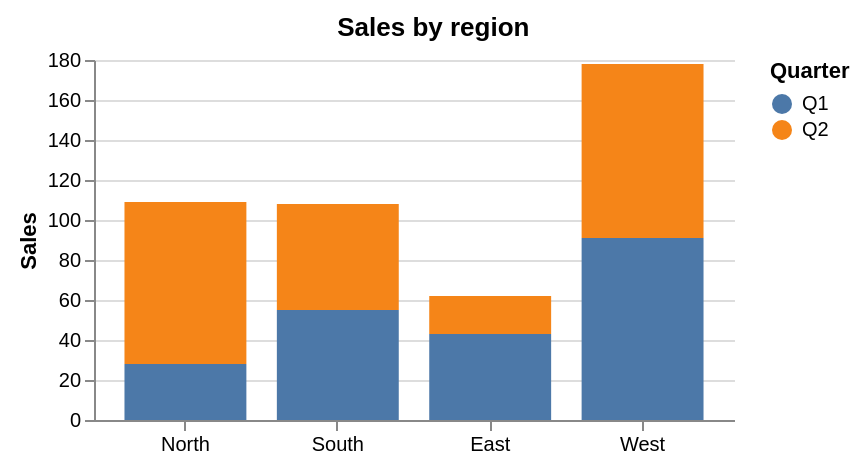

Write a Vega-Lite specification for this figure.
### Vega specification from a JSON file in a GitHub repository (floating-point values rounded to 4 significant figures)
{"$schema": "https://vega.github.io/schema/vega/v5.json", "description": "A bar chart with an axis on each side, a title and a legend.", "width": 320, "height": 180, "padding": 8, "title": {"text": "Sales by region"}, "data": [{"name": "table", "values": [{"region": "North", "q": "Q1", "sales": 28}, {"region": "South", "q": "Q1", "sales": 55}, {"region": "East", "q": "Q1", "sales": 43}, {"region": "West", "q": "Q1", "sales": 91}, {"region": "North", "q": "Q2", "sales": 81}, {"region": "South", "q": "Q2", "sales": 53}, {"region": "East", "q": "Q2", "sales": 19}, {"region": "West", "q": "Q2", "sales": 87}], "transform": [{"type": "stack", "groupby": ["region"], "field": "sales", "sort": {"field": "q"}}]}], "scales": [{"name": "x", "type": "band", "domain": {"data": "table", "field": "region"}, "range": "width", "padding": 0.2}, {"name": "y", "type": "linear", "domain": {"data": "table", "field": "y1"}, "range": "height", "nice": true}, {"name": "color", "type": "ordinal", "domain": {"data": "table", "field": "q"}, "range": "category"}], "axes": [{"orient": "left", "scale": "y", "grid": true, "title": "Sales"}, {"orient": "bottom", "scale": "x"}], "legends": [{"fill": "color", "title": "Quarter"}], "marks": [{"type": "rect", "name": "bars", "from": {"data": "table"}, "encode": {"enter": {"x": {"scale": "x", "field": "region"}, "width": {"scale": "x", "band": 1}, "y": {"scale": "y", "field": "y0"}, "y2": {"scale": "y", "field": "y1"}, "fill": {"scale": "color", "field": "q"}}}}]}
